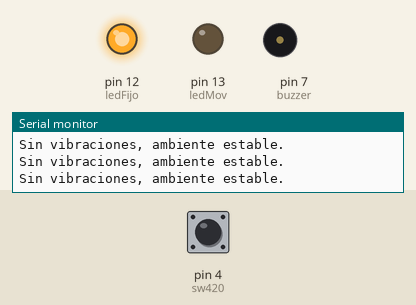
Simulated run of this sketch. Board: Arduino Uno, built with avr-gcc and run on an emulated ATmega328P. Parts: output pins drawn as LEDs (lit = HIGH), buzzer (waves = sounding), the last lines printed to the serial monitor. The test bench sets the inputs (shaded band); at power-on: pin 4 (sw420) HIGH.

Above: at 6.8 s.
6.9 s: pin 4 (sw420) pulled LOW for 3 s
At 9.05 s:
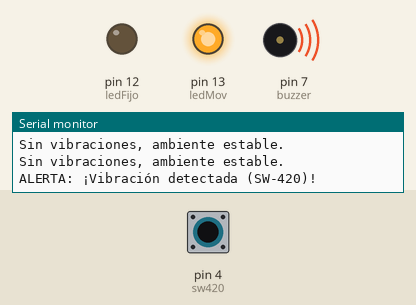
At 10.1 s:
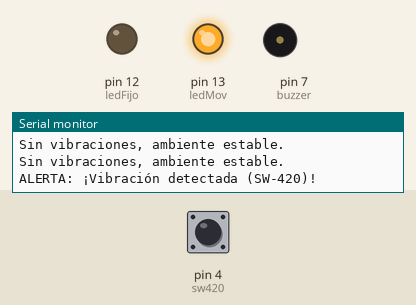
Timing chart, 0 to 13.5 s (numbered marks = the images above; inputs shaded):
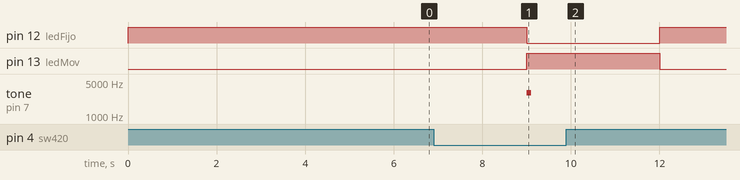

The sketch:

prueba_sw420.ino
```cpp
int sw420 = 4;      // Sensor SW-420
int ledMov = 13;    // LED que se activa al detectar vibración
int buzzer = 7;     // Buzzer
int ledFijo = 12;   // LED siempre encendido

void setup() {
  Serial.begin(9600);

  pinMode(sw420, INPUT);
  pinMode(ledMov, OUTPUT);
  pinMode(buzzer, OUTPUT);
  pinMode(ledFijo, OUTPUT);

  digitalWrite(ledFijo, HIGH);  // LED 12 encendido siempre
  digitalWrite(ledMov, LOW);    // LED 13 apagado inicialmente
}

void loop() {
  int estado = digitalRead(sw420);

  // Ojo: en SW-420 LOW = vibración detectada
  if (estado == LOW) {
    digitalWrite(ledMov, HIGH);
    digitalWrite(ledFijo, LOW);
    tone(buzzer, 3000,100);
    Serial.println("ALERTA: ¡Vibración detectada (SW-420)!");
  }
  else {
    digitalWrite(ledMov, LOW);
    digitalWrite(ledFijo,HIGH);
    noTone(buzzer);
    Serial.println("Sin vibraciones, ambiente estable.");
  }

  delay(3000);  // delay corto para mejorar la detección
}
```

Measured:
- after the input at 6.9 s, pin 12 (ledFijo): HIGH → LOW after 2.1 s, → HIGH 3.0 s later; pin 13 (ledMov): LOW → HIGH after 2.1 s, → LOW 3.0 s later; tone on pin 7 (buzzer): silent → 3000 Hz after 2.1 s, → silent 0.10 s later
